Frame 1 (no input): blank canvas, image omitted
Frame 60 (the mouse pressed at the canvas centre just before this capture): blank canvas, image omitted
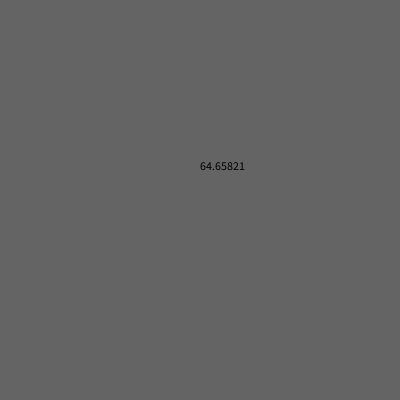
Frame 120 (the mouse held since frame 60 and released just before this capture)

The Processing sketch whose frames 1 and 60 were blank and that drew this single picture after the mouse press (run headless with seeded random() and noise(); from frame 60 on, the mouse is pressed at the canvas centre):

// Processing sketch: notificationTest
// ── notificationTest.pde


void setup() {
  size(400, 400); 
}


void draw() {
  background(100); 
  
  updateNotifications();
}


void mousePressed() {
  addNotification(new PVector(mouseX, mouseY), "" + random(100), 100);
}

// ── notification.pde


ArrayList<notification> notifications = new ArrayList<notification>();



class notification {


  PVector pos;
  String text;
  int time;


  notification(PVector pos_, String text_, int time_) {
    pos = pos_;
    text = text_;
    time = time_;
  }


  void update() {
    if (time <= 0) {
      removeNotification(this);
    } else {
      pos.add(new PVector(0, -0.5));
      time -= 0.5;
      noStroke();
      fill(0);
      text(text, pos.x, pos.y);
    }
  }
}


void addNotification(PVector pos_, String text_, int time_) {
  notifications.add(new notification(pos_, text_, time_));
}


void removeNotification(notification not_) {
  for (int i = 0; i < notifications.size(); i++) {
    if (notifications.get(i) == not_) {
      notifications.remove(i);
      break;
    }
  }
}


void updateNotifications() {
  for (int i = 0; i < notifications.size(); i++) {
    notifications.get(i).update();
  }
}
